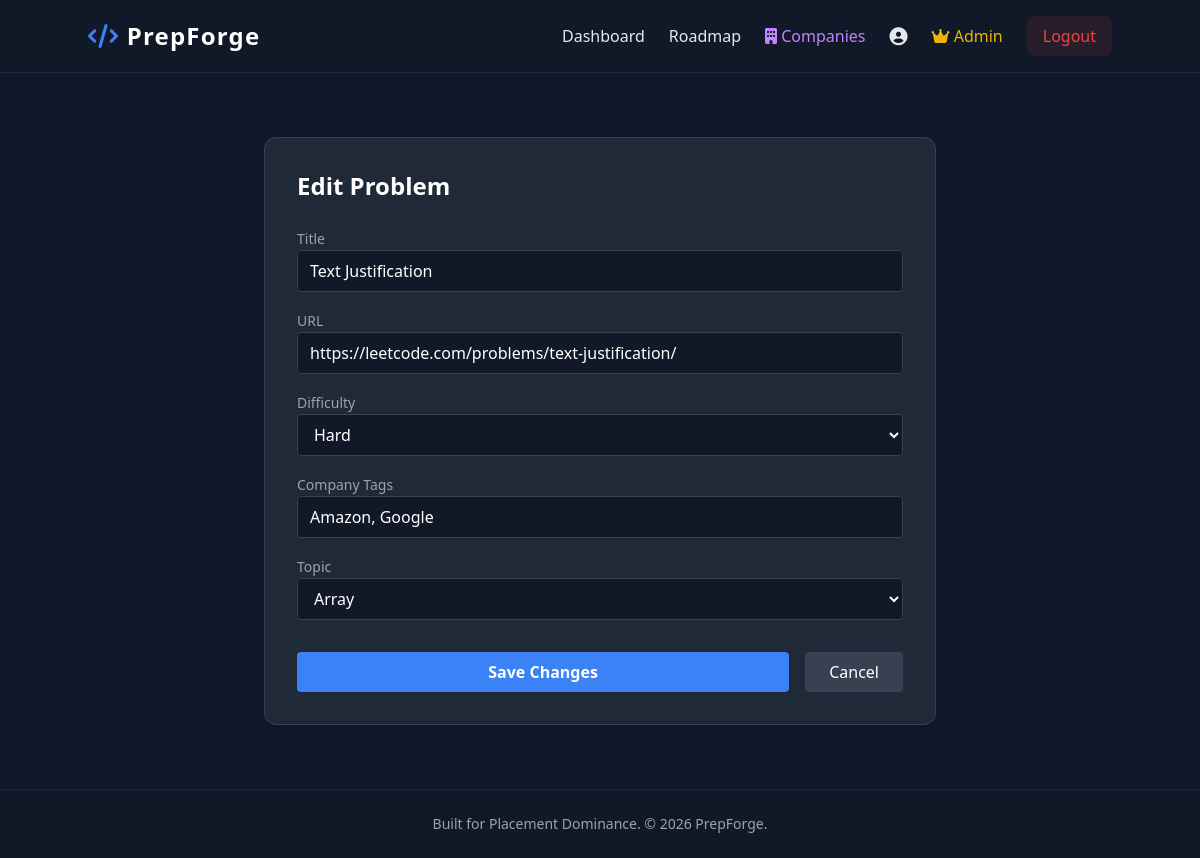
/admin/edit/317 (signed in), run on the app's committed database.
### tables this page shows
CREATE TABLE problems (
                    id INTEGER PRIMARY KEY AUTOINCREMENT,
                    topic_id INTEGER NOT NULL,
                    title TEXT NOT NULL,
                    url TEXT NOT NULL,
                    difficulty TEXT NOT NULL,
                    company_tags TEXT,
                    FOREIGN KEY(topic_id) REFERENCES topics(id)
                 );

CREATE TABLE topics (
                    id INTEGER PRIMARY KEY AUTOINCREMENT,
                    name TEXT UNIQUE NOT NULL,
                    icon TEXT NOT NULL
                 );

### app.py (the view, shortened to what this page needs)
@app.route('/admin/edit/<int:problem_id>', methods=['GET', 'POST'])
@admin_required
def edit_problem(problem_id):
    conn = get_db()
    problem = conn.execute('SELECT * FROM problems WHERE id = ?', (problem_id,)).fetchone()
    topics = conn.execute('SELECT * FROM topics').fetchall()
    conn.close()
    return render_template('edit.html', problem=problem, topics=topics)

### app.py (called while the page is built)
def get_db():
    conn = sqlite3.connect('database.db')
    conn.row_factory = sqlite3.Row
    return conn

def admin_required(f):
    @wraps(f)
    def decorated_function(*args, **kwargs):
        if 'user_id' not in session or not session.get('is_admin'):
            flash("Admin access required.", "danger")
            return redirect(url_for('dashboard'))
        return f(*args, **kwargs)
    return decorated_function

### templates/edit.html (shortened to what this page needs)
{% extends 'base.html' %}
{% block content %}
<div class="max-w-2xl mx-auto mt-8 bg-gray-800 p-8 rounded-xl border border-gray-700">
    <h2 class="text-2xl font-bold text-white mb-6">Edit Problem</h2>
    <form method="POST" class="space-y-4">
        <div>
            <label class="text-sm text-gray-400">Title</label>
            <input type="text" name="title" value="{{ problem.title }}" class="w-full bg-gray-900 border border-gray-700 rounded px-3 py-2 text-white">
        </div>
        <div>
            <label class="text-sm text-gray-400">URL</label>
            <input type="url" name="url" value="{{ problem.url }}" class="w-full bg-gray-900 border border-gray-700 rounded px-3 py-2 text-white">
        </div>
        <div>
            <label class="text-sm text-gray-400">Difficulty</label>
            <select name="difficulty" class="w-full bg-gray-900 border border-gray-700 rounded px-3 py-2 text-white">
                <option value="Hard" {% if problem.difficulty == 'Hard' %}selected{% endif %}>Hard</option>
            </select>
        </div>
        <div>
            <label class="text-sm text-gray-400">Company Tags</label>
            <input type="text" name="company_tags" value="{{ problem.company_tags }}" class="w-full bg-gray-900 border border-gray-700 rounded px-3 py-2 text-white">
        </div>
        <div>
            <label class="text-sm text-gray-400">Topic</label>
            <select name="topic_id" class="w-full bg-gray-900 border border-gray-700 rounded px-3 py-2 text-white">
                {% for t in topics %}
                <option value="{{ t.id }}" {% if problem.topic_id == t.id %}selected{% endif %}>{{ t.name }}</option>
                {% endfor %}
            </select>
        </div>
        <div class="flex gap-4 pt-4">
            <button type="submit" class="flex-1 bg-brand text-white py-2 rounded font-bold hover:bg-blue-600">Save Changes</button>
            <a href="/admin" class="px-6 py-2 bg-gray-700 text-white rounded hover:bg-gray-600">Cancel</a>
        </div>
    </form>
</div>
{% endblock %}

### data on the page
problems: title "Text Justification", url "https://leetcode.com/problems/text-justification/", difficulty "Hard", company_tags "Amazon, Google", topic_id "Array"
